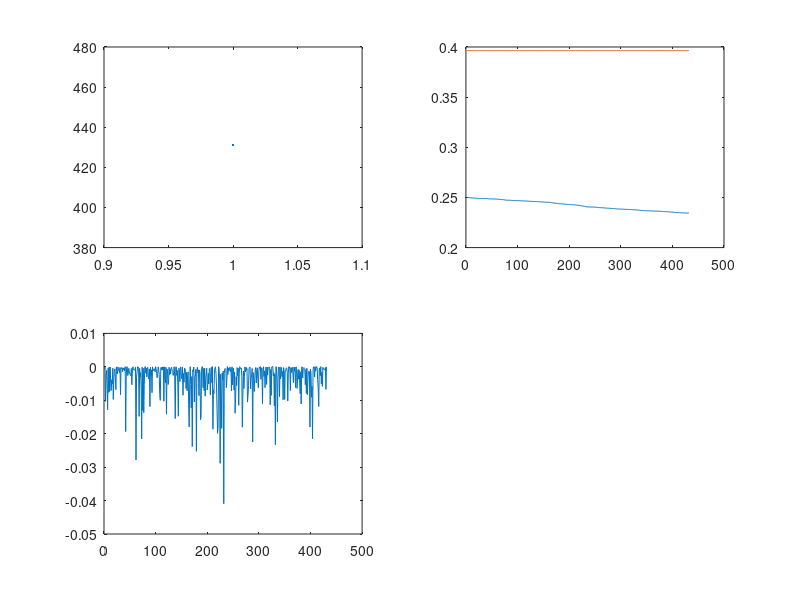

Write the MATLAB code that produced this figure. (Note: this script raises an error after producing the figure.)
%% REINFORCE
% Dynamics
global A; 
global B; 
global Q; 
global R; 

global Horizon; 
global dt; 
global rollouts; 

global x0; 

global sigma; 

A = [0.4];
B = [0.9];
Q = [0.01];
R = [0.001];
dt = 0.001;

x0 = 1;   % initialize initial state
Horizon = 300;        %N

% Optimal Control Gain
[K_LQR,S,E] = dlqr(A,B,Q,R);

%[~,x_lqr] = trajectory_cost(K_LQR);


%%%%%%%%%%%%%%%%%%%%%%%%%%%%%%%%%%%%%%%%%%%%%%%%%%%%%%%
u = zeros(1,Horizon-1);
r = zeros(1,Horizon);

%sigma = 0.01;    % noise level 

theta = .25;      % initialize theta
alpha = 0.01;    % learning rate 

grad_J = 0; 
eps = 1e-5;

iter = 0;       % number of iterations

converged_count = 0; 

while converged_count < 10
    
    iter = iter + 1;
     
    expected_reward = 0; 
    
    x = x0;
    target = 0; 
    b = ones(1,Horizon);
    
    %%%%%%%%%%%%%%%%%%%%%%%%%%
    for k = 1:Horizon
        variance = 0.1;
        epsilon(1,k) = randn; %Gaussian with mean 0 and variance 
        b(k) = sqrt(variance);
        u(1,k) = theta(1,iter)*x(1,k) + b(k)*epsilon(1,k);
        x(1,k+1) = A*x(1,k) + B*u(1,k);
        phi(1,k) = x(1,k);
        %Compute the running cost 
        r(1,k) = (x(1,k) - target)'*Q*(x(1,k) - target) + u(1,k)'*R*u(1,k);       
        
    end
    
    % reward = -cost
    reward = -sum(r(1,:));
    
    %%%%%%%%%%%%%%%%%%%%%%%%%%

    % Compute the gradient using the REINFORCE Method
    grad_J(1,iter) = (1/Horizon) * reward * sum(phi'*inv(b*b')*b*epsilon')
    
    % Update the parameter in the policy 
    %alpha = 1/sqrt(alpha)
    theta(1,iter+1) = theta(1,iter) + alpha*grad_J(1,iter);
    theta(iter)
   
    grad_converged = abs(grad_J(1,iter));

    if grad_converged < eps
        converged_count = converged_count + 1; 
    end 
    
    
    fprintf('Iteration %i: theta = %i \n', iter,theta(1,iter))
end
%%

subplot(2,2,1); 
plot(1:1:length(iter),iter)

subplot(2,2,2); 
plot(1:1:length(theta),theta)
hold on
plot(1:1:length(theta),K_LQR*ones(1,length(theta)))


subplot(2,2,3); 
plot(1:1:length(grad_J),grad_J)


[~,x_fd] = trajectory_cost(theta(end));

subplot(2,2,4); 
plot(1:1:length(x_lqr),x_lqr)
hold on
plot(1:1:length(x_fd),x_fd)












